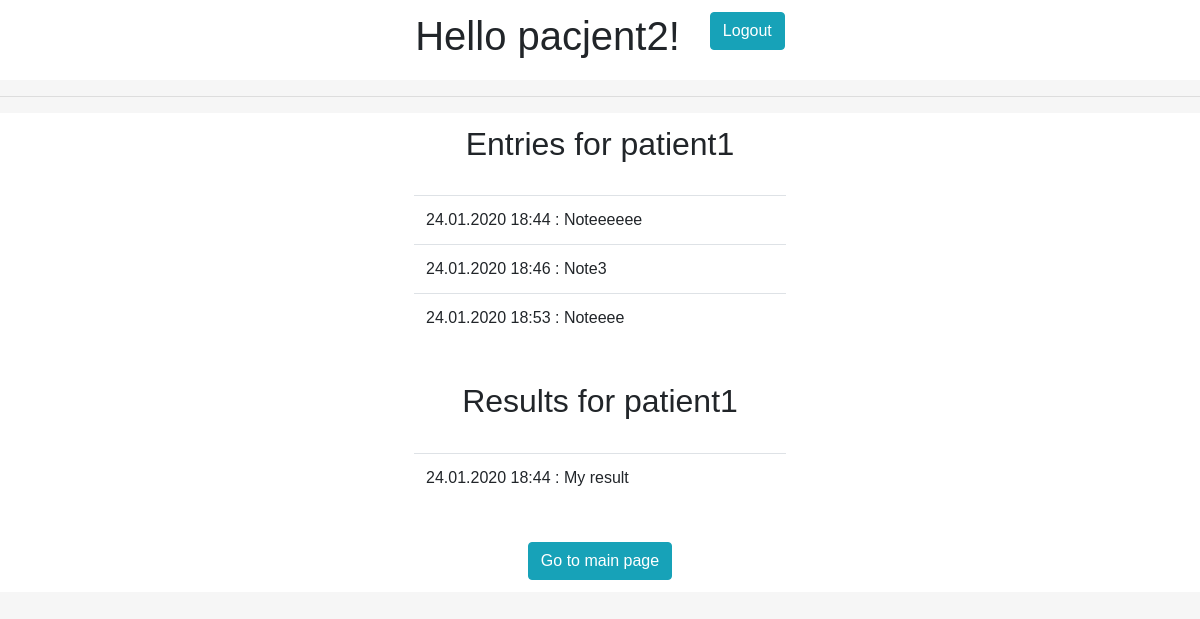
The app's page /view/patient1/ (signed in) with its own data.
### web_registry/models.py (models this page shows)
class Entry(models.Model):
    date = models.DateTimeField("Date", default=datetime.datetime.now)
    CHOICES = [('N', 'Note'),
               ('R', 'Results')]
    entry_type = models.TextField(max_length=1, choices=CHOICES, blank=True)
    value = models.TextField(max_length=1000, blank=True)
    upload = models.ImageField(upload_to='upload/', blank=True)
    patient = models.ForeignKey(Patient, on_delete=models.CASCADE, blank=True, null=True)
    def __str__(self):
        return "%s : %s" % (self.date.strftime("%d.%m.%Y %H:%M"), self.value)

### web_registry/views.py (the view)
# urls.py: url(r'^view/(?P<patient_username>[A-Za-z0-9]+)/$', views.patient_view, name='patient_view'),
def patient_view(request, patient_username):
    context = {'patient_username': patient_username, 'patient_entries_n': [], 'patient_entries_r': []}
    for x in Entry.objects.filter(patient__profile__user__username=patient_username):
        if x.entry_type == 'N':
            context['patient_entries_n'].append(x)
        else:
            context['patient_entries_r'].append(x)
    return render(request, 'patient_view.html', context)

### web_registry/templates/patient_view.html (shortened to what this page needs)
{% extends 'base.html' %}
{% block content %}
<div class="row justify-content-md-center login_form">
  <div class="col col-md-auto"><h2>Entries for {{patient_username}}</h2></div>
</div>
<div class="row justify-content-md-center login_form">
        <div class="col col-md-4"><table class="table">
            <tbody>
                {% for record in patient_entries_n %}
                  <tr><td>{{record}}</td></tr>
                {% endfor %}
            </tbody>
        </table></div>
    </div>
<div class="row justify-content-md-center login_form">
  <div class="col col-md-auto"><h2>Results for {{patient_username}}</h2></div>
</div>
<div class="row justify-content-md-center login_form">
        <div class="col col-md-4"><table class="table">
            <tbody>
                {% for record in patient_entries_r %}
                  <tr><td>{{record}}</td></tr>
                {% endfor %}
            </tbody>
        </table></div>
    </div>
<div class="row justify-content-md-center login_form">
<div class="col col-md-auto"><a href="{% url 'index' %}" class="btn btn-info" role="button">Go to main page</a></div>
</div>
{% endblock %}

### web_registry/templates/base.html (shortened to what this page needs)
<!DOCTYPE html>
<html>
<head>
  {% load static %}
  <link rel="stylesheet" href="https://stackpath.bootstrapcdn.com/bootstrap/4.1.3/css/bootstrap.min.css">
    <link rel="stylesheet" type="text/css" href="{% static 'style.css' %}">
</head>
<body>
  <main>
      {% if user.is_authenticated %}
<div class="'container">
    <div class="row justify-content-md-center login_form">
        <div class="col col-md-auto"><h1>Hello {{ user.username }}!</h1></div>
        <div class="col col-md-auto"><a href="{% url 'logout' %}" class="btn btn-info" role="button">Logout</a></div>
    </div>
    <hr>
    {% endif %}
    {% block content %}
    {% endblock %}
        </div>
  </main>
</body>
</html>

### static/style.css (style rules this page uses)
html, body { background-color: #f6f6f6; font-family: "Poppins", sans-serif; height: 100% !important; }
main, .row { height: inherit; }
.login_form { background-color: white; padding: 1%; }

### records on screen
Entry: date+value "24.01.2020 18:44 : Noteeeeee"
Entry: date+value "24.01.2020 18:46 : Note3"
Entry: date+value "24.01.2020 18:53 : Noteeee"
Entry: date+value "24.01.2020 18:44 : My result"

### other values on screen
{{ user.username }} "pacjent2"
{{ patient_username }} "patient1"
